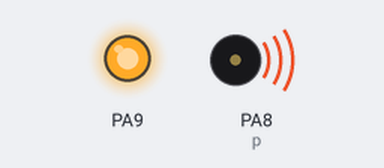
The program below on a simulated STM32 Blue Pill. On the bench: output pins drawn as LEDs (lit = HIGH), buzzer (waves = sounding). Random numbers use the default seed unless the program sets one; pins used as bus, display or sensor lines are not drawn.

Above: at 0.3 s.
At 35.7 s:
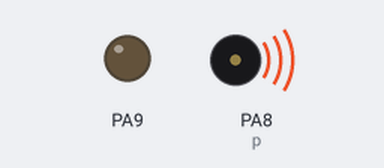
Timing chart, 0 to 40.0 s (numbered marks = the images above):
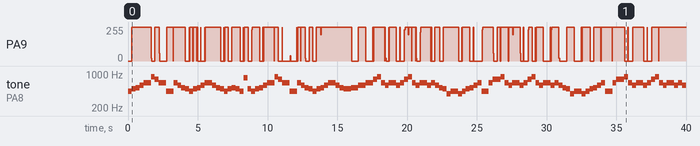

Measured:
- by itself, tone on PA8 (p): plays 440 Hz for 0.28 s, 494 Hz for 0.28 s, 523 Hz for 0.28 s, 587 Hz for 0.28 s, 659 Hz for 0.53 s, 880 Hz for 0.28 s … (121 notes in this stretch)

The program:

main.cpp
```cpp
#include <Arduino.h>
#include "badapple.h"

void setup()
{
  // put your setup code here, to run once:
  pinMode(8,OUTPUT);
  pinMode(9,OUTPUT);
  analogWriteFrequency(2);
}
void loop()
{
badapple();

}
```

badapple.h
```cpp
#include "pitches.h"
#include "play.h"

float music1[][2] = {
    {NOTE_A4,0.5}, {NOTE_B4,0.5}, {NOTE_C5,0.5},{NOTE_D5,0.5},{NOTE_E5,1},{NOTE_A5,0.5},{NOTE_G5,0.5},
    {NOTE_E5,1},{NOTE_A4,1},{NOTE_E5,0.5},{NOTE_D5,0.5},{NOTE_C5,0.5},{NOTE_B4,0.5},
    {NOTE_A4,0.5}, {NOTE_B4,0.5}, {NOTE_C5,0.5},{NOTE_D5,0.5},{NOTE_E5,1},{NOTE_D5,0.5},{NOTE_C5,0.5}
    };

float music2[][2]={
    {NOTE_B4,0.5},{NOTE_A4,0.5}, {NOTE_B4,0.5},{NOTE_C5,0.5},{NOTE_B4,0.5},{NOTE_A4,0.5},{NOTE_GS5,0.5},{NOTE_B4,0.5}
};

float music3[][2]={
    {NOTE_B4,1},{NOTE_C5,1},{NOTE_D5,1},{NOTE_E5,1}
};

float music4[][2]={
    {NOTE_G5,0.5},{NOTE_A5,0.5},{NOTE_E5,0.5},{NOTE_D5,0.5},{NOTE_E5,1},{NOTE_D5,0.5},{NOTE_E5,0.5}
};

float music5[][2]={
    {NOTE_D5,0.5},{NOTE_C5,0.5},{NOTE_B4,0.5},{NOTE_G4,0.5},{NOTE_A4,1},{NOTE_G4,0.5},{NOTE_A4,0.5},
    {NOTE_B4,0.5},{NOTE_C5,0.5},{NOTE_D5,0.5},{NOTE_E5,0.5},{NOTE_A4,1},{NOTE_E5,0.5},{NOTE_G5,0.5}
};

float music6[][2]={
    {NOTE_G5,0.5},{NOTE_A5,0.5},{NOTE_E5,0.5},{NOTE_D5,0.5},{NOTE_E5,1},{NOTE_A5,0.5},{NOTE_C7,0.5},
    {NOTE_C6,0.5},{NOTE_B5,0.5},{NOTE_A5,0.5},{NOTE_G5,0.5},{NOTE_E5,1},{NOTE_D5,0.5},{NOTE_E5,0.5},
    {NOTE_D5,0.5},{NOTE_C5,0.5},{NOTE_B4,0.5},{NOTE_G4,0.5},{NOTE_A4,1},{NOTE_E5,0.5},{NOTE_G5,0.5},
};

void badapple(){
    play(music1,20);
    play(music2,8);
    play(music1,20);
    play(music3,4);
    play(music4,7);
    play(music4,7);
    play(music5,14);
    play(music4,7);
    play(music4,7);
    play(music5,14);
    play(music4,7);
    play(music4,7);
    play(music5,14);
    play(music4,7);
    play(music6,21);
}
```

pitches.h
```cpp
/*************************************************
 * Public Constants
 *************************************************/


#define NOTE_B0  31
#define NOTE_C1  33
#define NOTE_CS1 35
#define NOTE_D1  37
#define NOTE_DS1 39
#define NOTE_E1  41
#define NOTE_F1  44
#define NOTE_FS1 46
#define NOTE_G1  49
#define NOTE_GS1 52
#define NOTE_A1  55
#define NOTE_AS1 58
#define NOTE_B1  62
#define NOTE_C2  65
#define NOTE_CS2 69
#define NOTE_D2  73
#define NOTE_DS2 78
#define NOTE_E2  82
#define NOTE_F2  87
#define NOTE_FS2 93
#define NOTE_G2  98
#define NOTE_GS2 104
#define NOTE_A2  110
#define NOTE_AS2 117
#define NOTE_B2  123
#define NOTE_C3  131
#define NOTE_CS3 139
#define NOTE_D3  147
#define NOTE_DS3 156
#define NOTE_E3  165
#define NOTE_F3  175
#define NOTE_FS3 185
#define NOTE_G3  196
#define NOTE_GS3 208
#define NOTE_A3  220
#define NOTE_AS3 233
#define NOTE_B3  247
#define NOTE_C4  262
#define NOTE_CS4 277
#define NOTE_D4  294
#define NOTE_DS4 311
#define NOTE_E4  330
#define NOTE_F4  349
#define NOTE_FS4 370
#define NOTE_G4  392
#define NOTE_GS4 415
#define NOTE_A4  440
#define NOTE_AS4 466
#define NOTE_B4  494
#define NOTE_C5  523
#define NOTE_CS5 554
#define NOTE_D5  587
#define NOTE_DS5 622
#define NOTE_E5  659
#define NOTE_F5  698
#define NOTE_FS5 740
#define NOTE_G5  784
#define NOTE_GS5 831
#define NOTE_A5  880
#define NOTE_AS5 932
#define NOTE_B5  988
#define NOTE_C6  1047
#define NOTE_CS6 1109
#define NOTE_D6  1175
#define NOTE_DS6 1245
#define NOTE_E6  1319
#define NOTE_F6  1397
#define NOTE_FS6 1480
#define NOTE_G6  1568
#define NOTE_GS6 1661
#define NOTE_A6  1760
#define NOTE_AS6 1865
#define NOTE_B6  1976
#define NOTE_C7  2093
#define NOTE_CS7 2217
#define NOTE_D7  2349
#define NOTE_DS7 2489
#define NOTE_E7  2637
#define NOTE_F7  2794
#define NOTE_FS7 2960
#define NOTE_G7  3136
#define NOTE_GS7 3322
#define NOTE_A7  3520
#define NOTE_AS7 3729
#define NOTE_B7  3951
#define NOTE_C8  4186
#define NOTE_CS8 4435
#define NOTE_D8  4699
#define NOTE_DS8 4978
```

play.h
```cpp
#include<Arduino.h>
#include<random>

#define BEAT1 500


void play(float music[][2],int size){
int p=8;
for (int i=0;i<size;i++)
  {
    // rand()%2?p=8:p=9;
    tone(p, music[i][0]);
    delay(music[i][1]*BEAT1);

  for(int j=0;j<10;j++){
  if(rand()%10>5){
  digitalWrite(8,HIGH);
  digitalWrite(9,LOW);
  }else{
  digitalWrite(9,HIGH);
  digitalWrite(8,LOW);
  }
  delay(3);
  }

  }
  noTone(p);
  delay(5);


}
```
